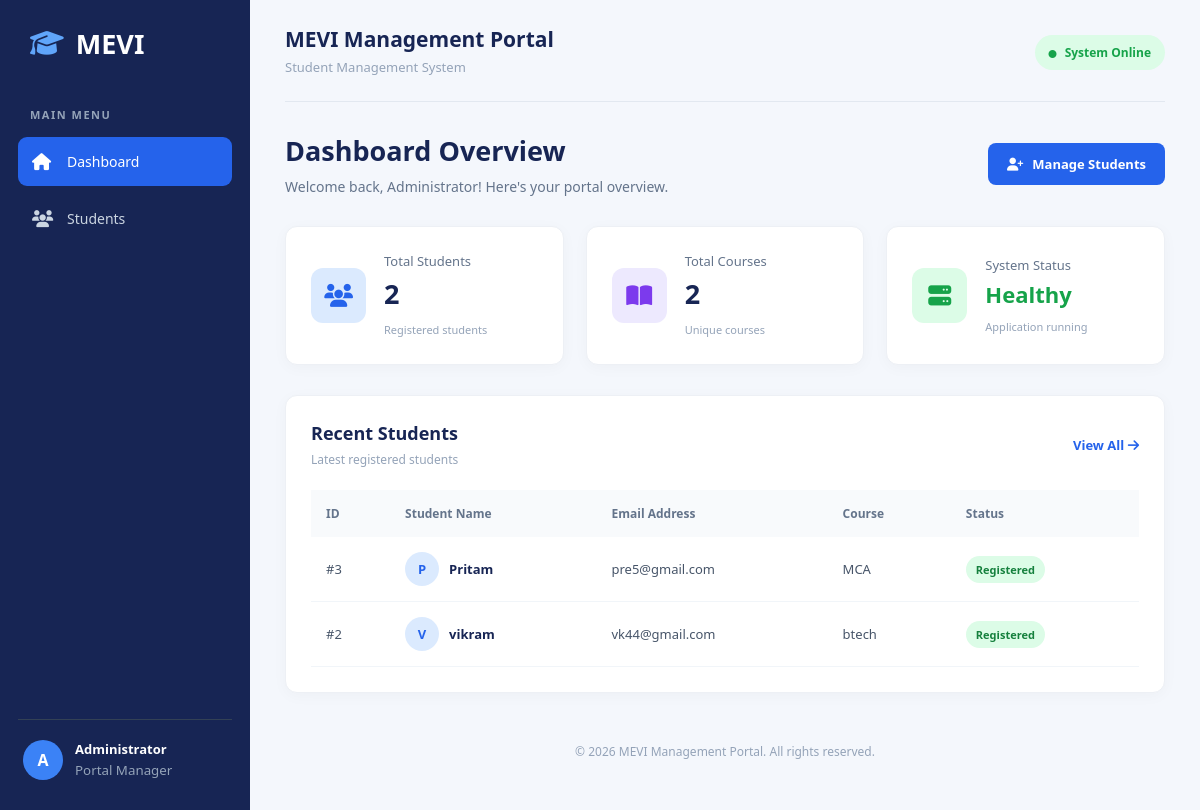
The page / on the database its author committed.
### tables this page shows
CREATE TABLE students (
                id INTEGER PRIMARY KEY AUTOINCREMENT,
                name TEXT NOT NULL,
                email TEXT NOT NULL UNIQUE,
                course TEXT NOT NULL,
                created_at TIMESTAMP DEFAULT CURRENT_TIMESTAMP
            );

### app.py (the view)
@app.route("/")
def dashboard():
    db = get_db()
    total_students = db.execute(
        "SELECT COUNT(*) FROM students"
    ).fetchone()[0]
    total_courses = db.execute(
        "SELECT COUNT(DISTINCT course) FROM students"
    ).fetchone()[0]
    recent_students = db.execute(
        "SELECT * FROM students ORDER BY id DESC LIMIT 5"
    ).fetchall()
    return render_template(
        "index.html",
        total_students=total_students,
        total_courses=total_courses,
        recent_students=recent_students
    )

### app.py (called while the page is built)
def get_db():
    if "db" not in g:
        g.db = sqlite3.connect(DATABASE)
        g.db.row_factory = sqlite3.Row
    return g.db

### templates/index.html
{% extends "base.html" %}
{% block content %}
<div class="welcome-section">
    <div>
        <h1>Dashboard Overview</h1>
        <p>Welcome back, Administrator! Here's your portal overview.</p>
    </div>
    <a href="{{ url_for('students') }}" class="primary-btn">
        <i class="fa-solid fa-user-plus"></i>
        Manage Students
    </a>
</div>
<div class="stats-grid">
    <div class="stat-card">
        <div class="stat-icon blue">
            <i class="fa-solid fa-users"></i>
        </div>
        <div>
            <p>Total Students</p>
            <h2>{{ total_students }}</h2>
            <small>Registered students</small>
        </div>
    </div>
    <div class="stat-card">
        <div class="stat-icon purple">
            <i class="fa-solid fa-book-open"></i>
        </div>
        <div>
            <p>Total Courses</p>
            <h2>{{ total_courses }}</h2>
            <small>Unique courses</small>
        </div>
    </div>
    <div class="stat-card">
        <div class="stat-icon green">
            <i class="fa-solid fa-server"></i>
        </div>
        <div>
            <p>System Status</p>
            <h2 class="healthy">Healthy</h2>
            <small>Application running</small>
        </div>
    </div>
</div>
<div class="content-card">
    <div class="card-header">
        <div>
            <h2>Recent Students</h2>
            <p>Latest registered students</p>
        </div>
        <a href="{{ url_for('students') }}" class="view-all">
            View All
            <i class="fa-solid fa-arrow-right"></i>
        </a>
    </div>
    <div class="table-wrapper">
        <table>
            <thead>
                <tr>
                    <th>ID</th>
                    <th>Student Name</th>
                    <th>Email Address</th>
                    <th>Course</th>
                    <th>Status</th>
                </tr>
            </thead>
            <tbody>
                {% for student in recent_students %}
                <tr>
                    <td>#{{ student.id }}</td>
                    <td>
                        <div class="student-name">
                            <div class="table-avatar">
                                {{ student.name[0]|upper }}
                            </div>
                            {{ student.name }}
                        </div>
                    </td>
                    <td>{{ student.email }}</td>
                    <td>{{ student.course }}</td>
                    <td>
                        <span class="badge-success">
                            Registered
                        </span>
                    </td>
                </tr>
                {% else %}
                <tr>
                    <td colspan="5" class="empty-message">
                        No students registered yet.
                    </td>
                </tr>
                {% endfor %}
            </tbody>
        </table>
    </div>
</div>
{% endblock %}

### static/style.css (style rules this page uses)
* { margin: 0; padding: 0; box-sizing: border-box; font-family: 'Segoe UI', Arial, sans-serif; }
body { background: #f4f7fc; color: #263247; }
.welcome-section { display: flex; justify-content: space-between; align-items: center; gap: 15px; margin: 30px 0; }
.welcome-section h1 { font-size: 27px; color: #172554; }
.welcome-section p { color: #64748b; margin-top: 8px; font-size: 14px; }
.primary-btn { display: inline-flex; align-items: center; justify-content: center; gap: 9px; padding: 12px 19px; background: #2563eb; color: white; border: none; border-radius: 8px; text-decoration: none; font-size: 13px; font-weight: 600; cursor: pointer; transition: 0.3s; }
.stats-grid { display: grid; grid-template-columns: repeat(3, 1fr); gap: 22px; margin-bottom: 30px; }
.stat-card { background: white; border-radius: 12px; padding: 25px; display: flex; align-items: center; gap: 18px; box-shadow: 0 3px 15px rgba(0,0,0,0.03); border: 1px solid #edf0f5; }
.stat-icon { width: 55px; height: 55px; border-radius: 12px; display: flex; align-items: center; justify-content: center; font-size: 23px; }
.blue { background: #dbeafe; color: #2563eb; }
.purple { background: #ede9fe; color: #7c3aed; }
.green { background: #dcfce7; color: #16a34a; }
.stat-card p { font-size: 13px; color: #64748b; }
.stat-card h2 { font-size: 27px; margin: 5px 0; color: #172554; }
.stat-card small { font-size: 11px; color: #94a3b8; }
.healthy { color: #16a34a !important; font-size: 22px !important; }
.content-card { background: white; padding: 25px; border-radius: 12px; margin-bottom: 25px; border: 1px solid #edf0f5; box-shadow: 0 3px 15px rgba(0,0,0,0.03); }
.card-header { display: flex; justify-content: space-between; align-items: center; margin-bottom: 22px; gap: 12px; }
.card-header h2 { color: #172554; font-size: 18px; }
.card-header p { color: #94a3b8; font-size: 12px; margin-top: 6px; }
.view-all { text-decoration: none; color: #2563eb; font-size: 13px; font-weight: 600; }
.table-wrapper { width: 100%; overflow-x: auto; }
table { width: 100%; border-collapse: collapse; min-width: 800px; }
thead { background: #f8fafc; }
th { color: #64748b; font-size: 12px; font-weight: 600; text-align: left; padding: 15px; }
td { padding: 15px; font-size: 13px; border-bottom: 1px solid #f1f5f9; color: #475569; }
.student-name { display: flex; align-items: center; gap: 10px; color: #172554; font-weight: 600; }
.table-avatar { width: 34px; height: 34px; background: #dbeafe; color: #2563eb; display: flex; align-items: center; justify-content: center; border-radius: 50%; font-weight: bold; }
.badge-success { background: #dcfce7; color: #15803d; padding: 6px 10px; border-radius: 20px; font-size: 11px; font-weight: 600; }

### rows shown on the page
students: id "3", name "P", name "Pritam", email "pre5@gmail.com", course "MCA"
students: id "2", name "V", name "vikram", email "vk44@gmail.com", course "btech"

### other values the page prints
{{ total_students }} "2"
{{ total_courses }} "2"
